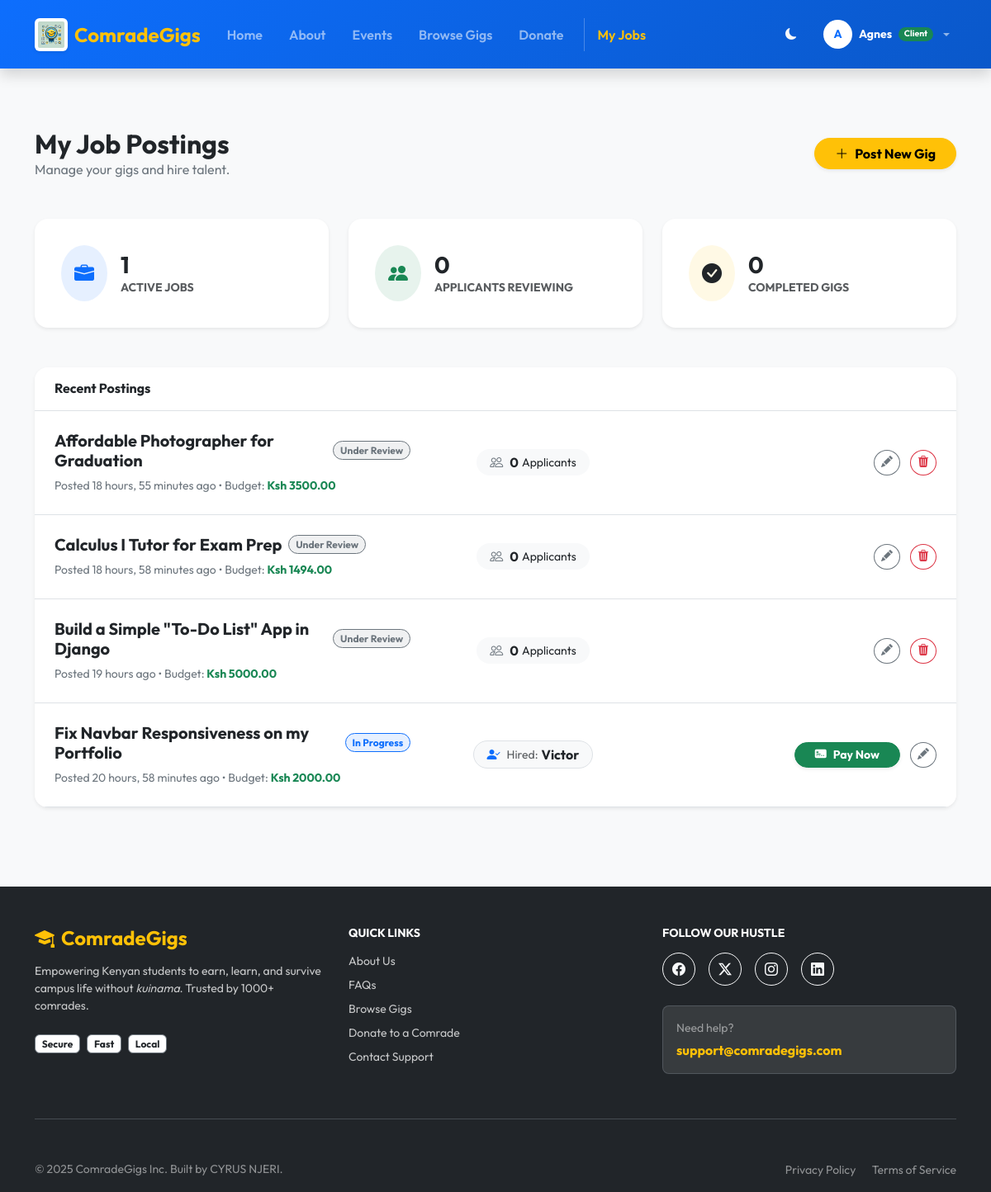
Page /client/dashboard/ (signed in) on the earlier database version.
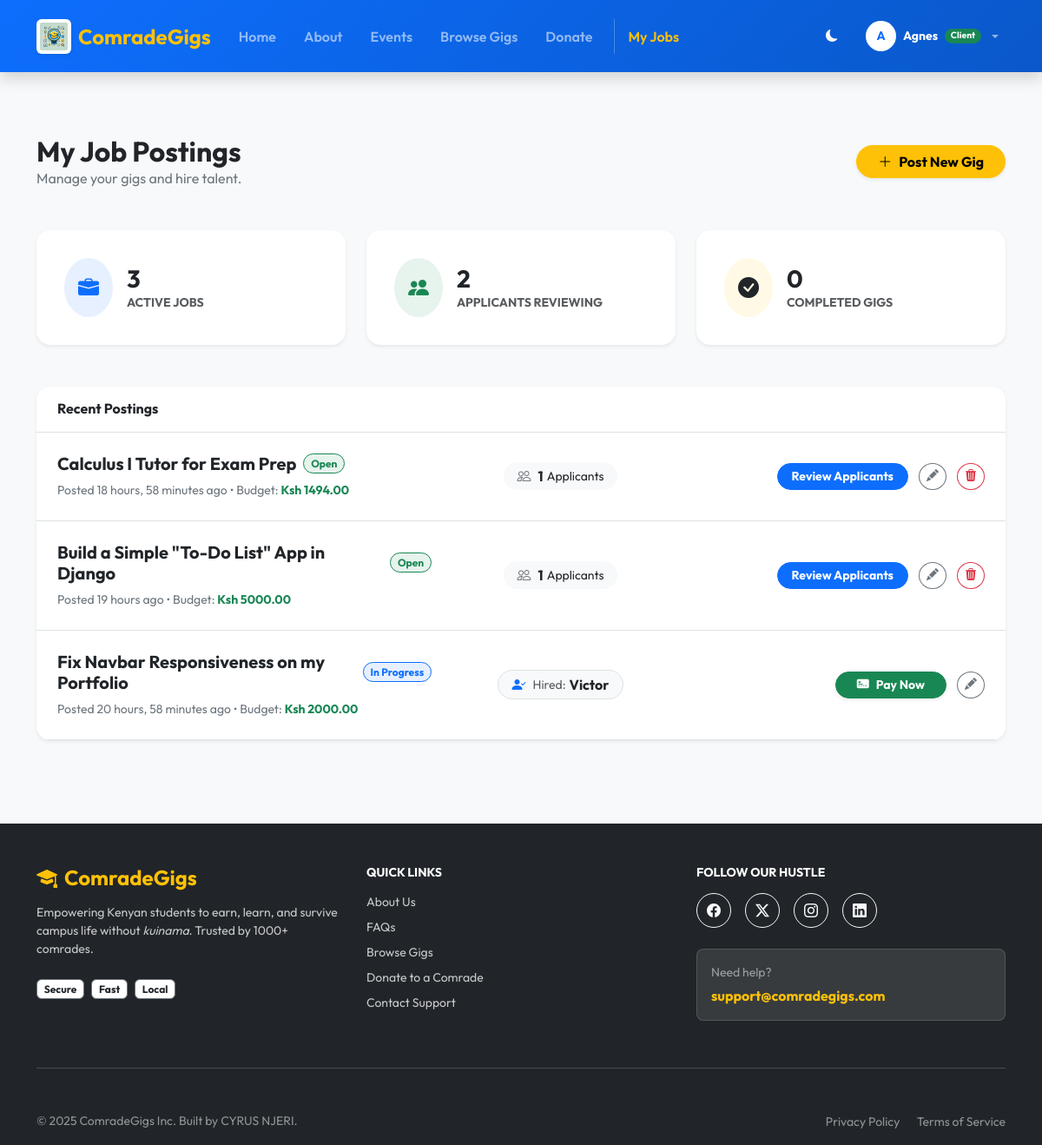
Same page on the later database version.
### myapp/models.py (models this page shows, shortened)
class Job(models.Model):
    STATUS_CHOICES = (
        ('open', 'Open'),
        ('review', 'Under Review'),
        ('assigned', 'In Progress'),
        ('completed', 'Completed'),
        ('cancelled', 'Cancelled'),
    )
    client = models.ForeignKey(User, on_delete=models.CASCADE, related_name='posted_jobs')
    assigned_to = models.ForeignKey(User, on_delete=models.SET_NULL, null=True, blank=True, related_name='assigned_jobs')
    title = models.CharField(max_length=200)
    description = models.TextField()
    required_skills = models.ManyToManyField(Skill, blank=True)
    budget = models.DecimalField(max_digits=10, decimal_places=2)
    deadline = models.DateTimeField(null=True, blank=True)
    status = models.CharField(max_length=20, choices=STATUS_CHOICES, default='review')
    created_at = models.DateTimeField(auto_now_add=True)
    completed_at = models.DateTimeField(null=True, blank=True)

class User(AbstractUser):
    role = models.CharField(max_length=10, choices=ROLE_CHOICES, default='student')
    is_verified = models.BooleanField(default=False)
    phone_number = models.CharField(max_length=15, blank=True, null=True, help_text="Required for M-Pesa")
    profile_image = models.ImageField(upload_to='profiles/', blank=True, null=True)

### myapp/views.py (the view)
# urls.py: path('client/dashboard/', views.client_dashboard, name='client_dashboard'),
@login_required
def client_dashboard(request):
    if request.user.role != 'client':
        return redirect('myapp:home')
    user = request.user
    jobs = user.posted_jobs.all().order_by('-created_at')
    active_jobs_count = jobs.filter(status__in=['open', 'assigned']).count()
    applicants_reviewing_count = Application.objects.filter(
        job__client=user,
        is_accepted=False,
        is_rejected=False
    ).count()
    completed_gigs_count = jobs.filter(status='completed').count()
    context = {
        'jobs': jobs,
        'active_jobs_count': active_jobs_count,
        'applicants_reviewing_count': applicants_reviewing_count,
        'completed_gigs_count': completed_gigs_count,
    }
    return render(request, 'client/dashboard.html', context)

### myapp/templates/client/dashboard.html (shortened to what the changed rows need)
{% extends "base.html" %}
{% load static %}
{% block content %}
<section class="py-5 bg-light">
  <div class="container">
    <div class="d-flex justify-content-between align-items-center mb-5">
      <div>
        <h2 class="fw-bold mb-0">My Job Postings</h2>
      </div>
    </div>
    <div class="row g-4 mb-5">
      <div class="col-md-4">
        <div class="card border-0 shadow-sm rounded-4 p-3 h-100 bg-white">
          <div class="card-body d-flex align-items-center">
            <div>
              <h3 class="fw-bold mb-0">{{ active_jobs_count }}</h3>
              <p class="small text-muted mb-0 text-uppercase fw-bold">Active Jobs</p>
            </div>
          </div>
        </div>
      </div>
      <div class="col-md-4">
        <div class="card border-0 shadow-sm rounded-4 p-3 h-100 bg-white">
          <div class="card-body d-flex align-items-center">
            <div>
              <h3 class="fw-bold mb-0">{{ applicants_reviewing_count }}</h3>
              <p class="small text-muted mb-0 text-uppercase fw-bold">Applicants Reviewing</p>
            </div>
          </div>
        </div>
      </div>
    </div>
    <div class="card border-0 shadow-sm rounded-4 overflow-hidden">
      <div class="list-group list-group-flush">
        {% for job in jobs %}
        <div class="list-group-item p-4 border-bottom hover-bg-light">
          <div class="row align-items-center">
            <div class="col-lg-5 mb-3 mb-lg-0">
              <div class="d-flex align-items-center mb-2">
                <h5 class="fw-bold mb-0 text-dark me-2">{{ job.title }}</h5>
                {% if job.status == 'open' %}
                  <span class="badge bg-success bg-opacity-10 text-success border border-success rounded-pill small">Open</span>
                {% elif job.status == 'review' %}
                   <span class="badge bg-secondary bg-opacity-10 text-secondary border border-secondary rounded-pill small">Under Review</span>
                {% elif job.status == 'assigned' %}
                  <span class="badge bg-primary bg-opacity-10 text-primary border border-primary rounded-pill small">In Progress</span>
                {% elif job.status == 'completed' %}
                   <span class="badge bg-warning bg-opacity-10 text-dark border border-warning rounded-pill small">Completed</span>
                {% else %}
                  <span class="badge bg-secondary rounded-pill small">Closed</span>
                {% endif %}
              </div>
              <p class="small text-secondary mb-0">
                Posted {{ job.created_at|timesince }} ago &bull; Budget: <span class="text-success fw-bold">Ksh {{ job.budget }}</span>
              </p>
            </div>
            <div class="col-lg-3 mb-3 mb-lg-0 text-lg-center">
               {% if job.assigned_to %}
                  <div class="d-inline-flex align-items-center bg-light rounded-pill px-3 py-1 border">
                    <i class="bi bi-person-check-fill me-2 text-primary"></i>
                    <span class="small text-muted me-1">Hired:</span>
                    <span class="fw-bold text-dark">{{ job.assigned_to.username }}</span>
                  </div>
               {% else %}
                  <div class="d-inline-flex align-items-center bg-light rounded-pill px-3 py-1">
                    <i class="bi bi-people me-2 text-secondary"></i>
                    <span class="fw-bold">{{ job.applications.count }}</span> <span class="small ms-1">Applicants</span>
                  </div>
               {% endif %}
            </div>
            <div class="col-lg-4 text-lg-end d-flex gap-2 justify-content-lg-end align-items-center">
              {% if job.status == 'open' %}
                  <a href="{% url 'myapp:applicant_review' job.id %}" class="btn btn-primary btn-sm rounded-pill fw-bold px-3">
                    Review Applicants
                  </a>
              {% elif job.status == 'assigned' %}
                  <a href="{% url 'myapp:pay_for_job' job.id %}" class="btn btn-success btn-sm rounded-pill fw-bold px-4 shadow-sm">
                    <i class="bi bi-credit-card-2-front-fill me-2"></i>Pay Now
                  </a>
              {% elif job.status == 'completed' %}
                  <span class="text-success fw-bold small"><i class="bi bi-check-all me-1"></i>Paid & Closed</span>
              {% endif %}
              {% if job.status != 'completed' %}
                  <a href="{% url 'myapp:job_edit' job.id %}" class="btn btn-outline-secondary btn-sm rounded-circle ms-1" title="Edit Gig">
                    <i class="bi bi-pencil-fill"></i>
                  </a>
                  {% if job.status != 'assigned' %}
                  <a href="{% url 'myapp:job_delete' job.id %}"
                     class="btn btn-outline-danger btn-sm rounded-circle ms-1"
                     title="Delete Gig"
                     onclick="return confirm('Are you sure you want to delete this gig? This action cannot be undone.');">
                    <i class="bi bi-trash3-fill"></i>
                  </a>
                  {% endif %}
              {% endif %}
            </div>
          </div>
        </div>
        {% empty %}
        <div class="text-center py-5">
          <i class="bi bi-inbox fs-1 text-muted"></i>
          <p class="text-muted mt-2">You haven't posted any gigs yet.</p>
        </div>
        {% endfor %}
      </div>
    </div>
  </div>
</section>
{% endblock %}

Differences in the rows shown:
removed Job: title "Affordable Photographer for Graduation", status "Under Review", created_at "18 hours, 55 minutes", budget "3500.00", applications.count "0"
changed Job "Calculus I Tutor for Exam Prep": applications.count "0" → "1"; status "Under Review" → "Open Review Applicants"
changed Job "Build a Simple \"To-Do List\" App in Django": applications.count "0" → "1"; status "Under Review" → "Open Review Applicants"
Other differences:
{{ active_jobs_count }}: "1" → "3"
{{ applicants_reviewing_count }}: "0" → "2"
